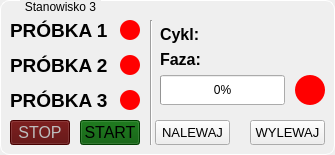
   <widget class="QGroupBox" name="gbStation3">
    <property name="geometry">
     <rect>
      <x>10</x>
      <y>340</y>
      <width>335</width>
      <height>155</height>
     </rect>
    </property>
    <property name="styleSheet">
     <string notr="true">QGroupBox {
    border: 1px solid white;
    border-radius: 9px;
    margin-top: 0.5em;
}

QGroupBox::title {
    subcontrol-origin: margin;
    left: 20px;
    padding: 0 3px 0 3px;
}</string>
    </property>
    <property name="title">
     <string>Stanowisko 3</string>
    </property>
    <property name="alignment">
     <set>Qt::AlignCenter</set>
    </property>
    <property name="checkable">
     <bool>false</bool>
    </property>
    <property name="checked">
     <bool>false</bool>
    </property>
    <widget class="QLabel" name="lblSt3Smpl1">
     <property name="geometry">
      <rect>
       <x>10</x>
       <y>20</y>
       <width>100</width>
       <height>20</height>
      </rect>
     </property>
     <property name="font">
      <font>
       <pointsize>14</pointsize>
       <weight>75</weight>
       <bold>true</bold>
      </font>
     </property>
     <property name="text">
      <string>PRÓBKA 1</string>
     </property>
    </widget>
    <widget class="QLabel" name="lblSt3Smpl1State">
     <property name="geometry">
      <rect>
       <x>120</x>
       <y>20</y>
       <width>20</width>
       <height>20</height>
      </rect>
     </property>
     <property name="styleSheet">
      <string notr="true">border: 1px;
border-radius: 10px;
background-color: rgb(255, 0, 0);</string>
     </property>
     <property name="text">
      <string/>
     </property>
    </widget>
    <widget class="QLabel" name="lblSt3Smpl2">
     <property name="geometry">
      <rect>
       <x>10</x>
       <y>55</y>
       <width>100</width>
       <height>20</height>
      </rect>
     </property>
     <property name="font">
      <font>
       <pointsize>14</pointsize>
       <weight>75</weight>
       <bold>true</bold>
      </font>
     </property>
     <property name="text">
      <string>PRÓBKA 2</string>
     </property>
    </widget>
    <widget class="QLabel" name="lblSt3Smpl2State">
     <property name="geometry">
      <rect>
       <x>120</x>
       <y>55</y>
       <width>20</width>
       <height>20</height>
      </rect>
     </property>
     <property name="styleSheet">
      <string notr="true">border: 1px;
border-radius: 10px;
background-color: rgb(255, 0, 0);</string>
     </property>
     <property name="text">
      <string/>
     </property>
    </widget>
    <widget class="QLabel" name="lblSt3Smpl3">
     <property name="geometry">
      <rect>
       <x>10</x>
       <y>90</y>
       <width>100</width>
       <height>20</height>
      </rect>
     </property>
     <property name="font">
      <font>
       <pointsize>14</pointsize>
       <weight>75</weight>
       <bold>true</bold>
      </font>
     </property>
     <property name="text">
      <string>PRÓBKA 3</string>
     </property>
    </widget>
    <widget class="QLabel" name="lblSt3Smpl3State">
     <property name="geometry">
      <rect>
       <x>120</x>
       <y>90</y>
       <width>20</width>
       <height>20</height>
      </rect>
     </property>
     <property name="styleSheet">
      <string notr="true">border: 1px;
border-radius: 10px;
background-color: rgb(255, 0, 0);</string>
     </property>
     <property name="text">
      <string/>
     </property>
    </widget>
    <widget class="QPushButton" name="btStop_St3">
     <property name="enabled">
      <bool>false</bool>
     </property>
     <property name="geometry">
      <rect>
       <x>10</x>
       <y>120</y>
       <width>60</width>
       <height>25</height>
      </rect>
     </property>
     <property name="font">
      <font>
       <pointsize>12</pointsize>
      </font>
     </property>
     <property name="styleSheet">
      <string notr="true">background-color: rgb(85, 0, 0);</string>
     </property>
     <property name="text">
      <string>STOP</string>
     </property>
    </widget>
    <widget class="QPushButton" name="btStart_St3">
     <property name="geometry">
      <rect>
       <x>80</x>
       <y>120</y>
       <width>60</width>
       <height>25</height>
      </rect>
     </property>
     <property name="font">
      <font>
       <pointsize>12</pointsize>
      </font>
     </property>
     <property name="styleSheet">
      <string notr="true">background-color: rgb(0, 85, 0);</string>
     </property>
     <property name="text">
      <string>START</string>
     </property>
    </widget>
    <widget class="Line" name="line_3">
     <property name="geometry">
      <rect>
       <x>150</x>
       <y>20</y>
       <width>3</width>
       <height>125</height>
      </rect>
     </property>
     <property name="orientation">
      <enum>Qt::Vertical</enum>
     </property>
    </widget>
    <widget class="QLabel" name="lblActCyc_St3">
     <property name="geometry">
      <rect>
       <x>160</x>
       <y>25</y>
       <width>170</width>
       <height>18</height>
      </rect>
     </property>
     <property name="font">
      <font>
       <pointsize>12</pointsize>
       <weight>75</weight>
       <bold>true</bold>
      </font>
     </property>
     <property name="text">
      <string>Cykl:</string>
     </property>
    </widget>
    <widget class="QLabel" name="lblActPhase_St3">
     <property name="geometry">
      <rect>
       <x>160</x>
       <y>50</y>
       <width>170</width>
       <height>18</height>
      </rect>
     </property>
     <property name="font">
      <font>
       <pointsize>12</pointsize>
       <weight>75</weight>
       <bold>true</bold>
      </font>
     </property>
     <property name="text">
      <string>Faza:</string>
     </property>
    </widget>
    <widget class="QProgressBar" name="pBarPhasePrgs_St3">
     <property name="geometry">
      <rect>
       <x>160</x>
       <y>75</y>
       <width>125</width>
       <height>30</height>
      </rect>
     </property>
     <property name="value">
      <number>0</number>
     </property>
     <property name="alignment">
      <set>Qt::AlignCenter</set>
     </property>
     <property name="orientation">
      <enum>Qt::Horizontal</enum>
     </property>
     <property name="textDirection">
      <enum>QProgressBar::TopToBottom</enum>
     </property>
    </widget>
    <widget class="QPushButton" name="btFill_St3">
     <property name="geometry">
      <rect>
       <x>155</x>
       <y>120</y>
       <width>75</width>
       <height>25</height>
      </rect>
     </property>
     <property name="font">
      <font>
       <pointsize>10</pointsize>
      </font>
     </property>
     <property name="styleSheet">
      <string notr="true"/>
     </property>
     <property name="text">
      <string>NALEWAJ</string>
     </property>
    </widget>
    <widget class="QPushButton" name="btDischarge_St3">
     <property name="geometry">
      <rect>
       <x>250</x>
       <y>120</y>
       <width>75</width>
       <height>25</height>
      </rect>
     </property>
     <property name="font">
      <font>
       <pointsize>10</pointsize>
      </font>
     </property>
     <property name="styleSheet">
      <string notr="true"/>
     </property>
     <property name="text">
      <string>WYLEWAJ</string>
     </property>
    </widget>
    <widget class="QLabel" name="lblSt3RunState">
     <property name="geometry">
      <rect>
       <x>295</x>
       <y>75</y>
       <width>30</width>
       <height>30</height>
      </rect>
     </property>
     <property name="styleSheet">
      <string notr="true">border: 1px;
border-radius: 15px;
background-color: rgb(255, 0, 0);</string>
     </property>
     <property name="text">
      <string/>
     </property>
    </widget>
   </widget>
